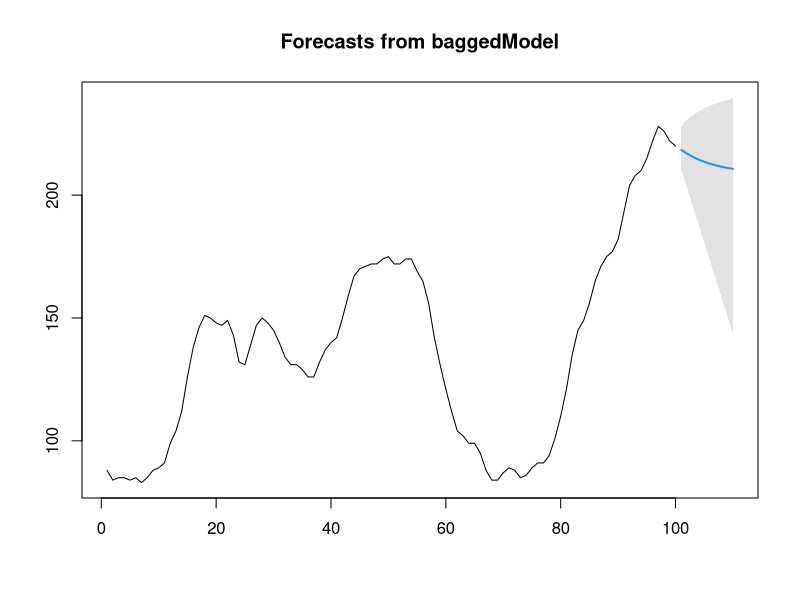

This figure's R source:
library(forecast)


### Name: baggedModel
### Title: Forecasting using a bagged model
### Aliases: baggedModel print.baggedModel baggedETS
### Keywords: ts

### ** Examples

fit <- baggedModel(WWWusage)
fcast <- forecast(fit)
plot(fcast)
